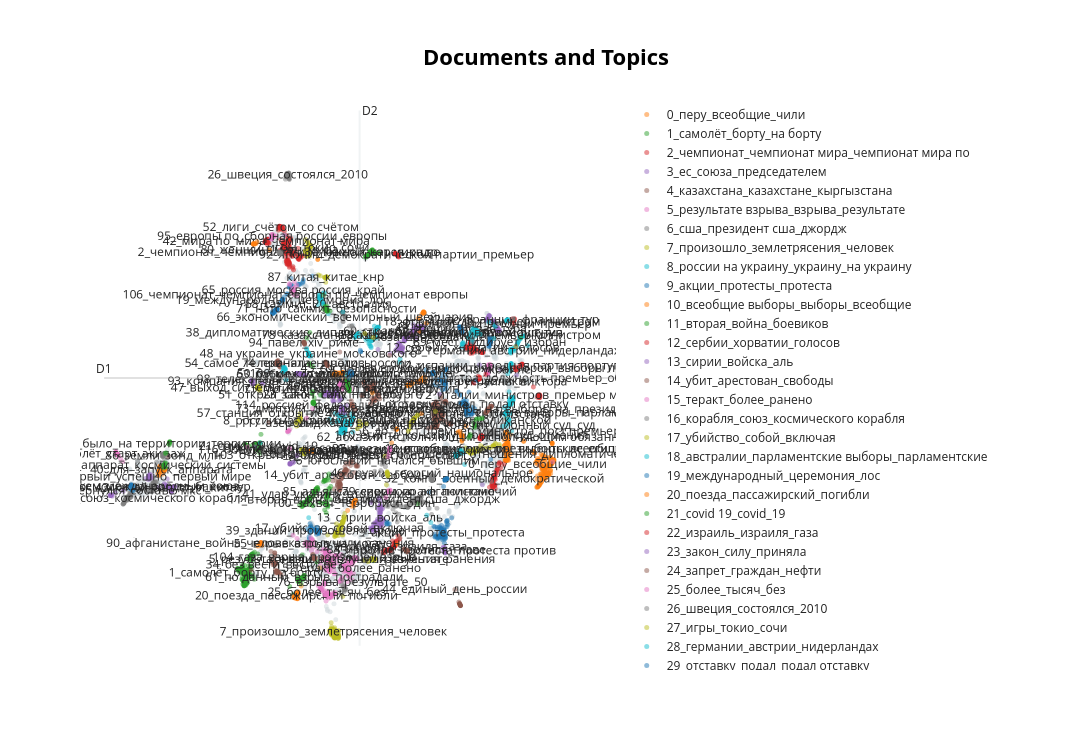

The notebook cell this image was saved under:
### Code cell
sample_docs_per_topic(texts, topics, n_samples=10)
save_topics_barchart(topic_model, out_html="topic_plots/topics_barchart_auto.html")
save_documents_scatter(topic_model, texts, topics, out_html="topic_plots/documents_scatter_auto.html")
